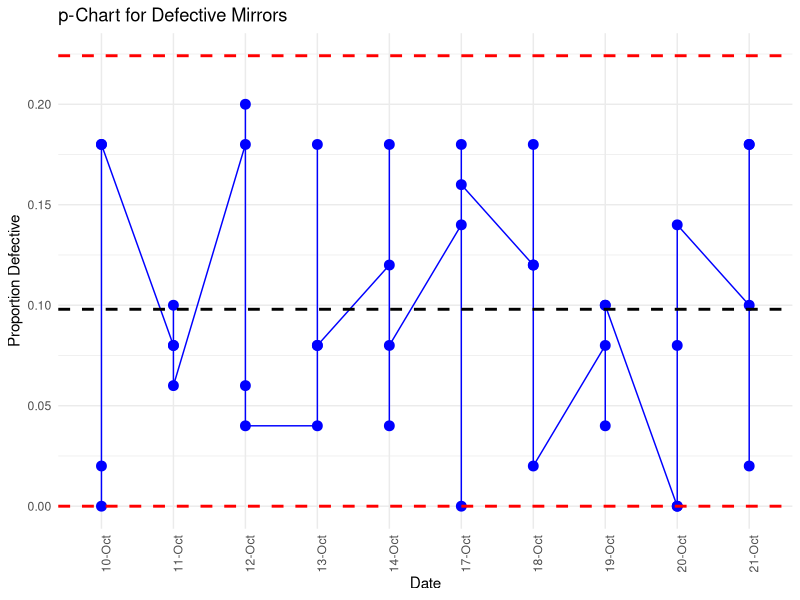

Source code (R):
#Page No.714
library(ggplot2)
library(dplyr)

quality_data <- data.frame(
  Date = c(rep("10-Oct", 4), rep("11-Oct", 4), rep("12-Oct", 4), rep("13-Oct", 4), 
           rep("14-Oct", 4), rep("17-Oct", 4), rep("18-Oct", 4), rep("19-Oct", 4), 
           rep("20-Oct", 4), rep("21-Oct", 4)),
  Sample_Size = rep(50, 40),
  Defects = c(1, 0, 9, 9, 4, 4, 5, 3, 9, 3, 10, 2, 2, 4, 9, 4, 
              6, 9, 2, 4, 7, 9, 0, 8, 6, 9, 6, 1, 4, 5, 2, 5, 
              0, 0, 4, 7, 5, 1, 9, 9)
)

quality_data <- quality_data %>%
  mutate(Proportion_Defective = Defects / Sample_Size)

total_defects <- sum(quality_data$Defects)
total_samples <- sum(quality_data$Sample_Size)
p_bar <- total_defects / total_samples

n <- 50 
sigma_p <- sqrt(p_bar * (1 - p_bar) / n)
UCL_p <- p_bar + 3 * sigma_p
LCL_p <- max(0, p_bar - 3 * sigma_p)

cat("Overall Proportion Defective (p̄):", p_bar)
cat("Upper Control Limit (UCL_p):", UCL_p)
cat("Lower Control Limit (LCL_p):", LCL_p)

ggplot(quality_data, aes(x = as.factor(Date), y = Proportion_Defective, group = 1)) +
  geom_point(color = "blue", size = 3) +
  geom_line(color = "blue") +
  geom_hline(yintercept = p_bar, linetype = "dashed", color = "black", size = 1) +  
  geom_hline(yintercept = UCL_p, linetype = "dashed", color = "red", size = 1) +
  geom_hline(yintercept = LCL_p, linetype = "dashed", color = "red", size = 1) +
  labs(
    title = "p-Chart for Defective Mirrors",
    x = "Date",
    y = "Proportion Defective"
  ) +
  theme_minimal() +
  theme(axis.text.x = element_text(angle = 90, hjust = 1))
